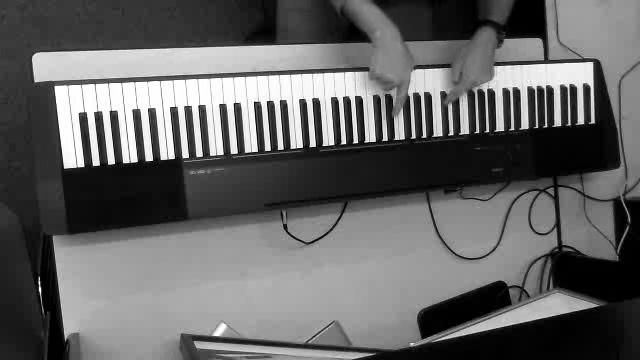
#> input picture Pictures/traditional_CV/stage_2.jpg, 640 x 360 px, given as the content of the folder ../../DataSet/Youtube, which was not available
$ python KeyboardLabelling.py
#> lines starting #> are read from the running program, lines starting #| are printed output that depends on the picture; after the words box and inside, x2 and y2 are one past the last pixel; in counts of white or black regions, pixels touching at a corner belong together; pictures that were not available may be replaced by others from this repository, and a replacement may not be noted
### data-preperation/dataset.py
import os
import re
import cv2

PATH = os.path.join('..', 'Dataset', 'TrainSet')
videos = []

def init(path=None):
#> called with path = '../../DataSet/Youtube'
  global PATH
  if path:
    PATH = path

  print("Load all file locations ...")

  walk = os.walk(PATH)

  for root_path, dir_list, file_list in walk:
    for file_name in file_list:
      path = os.path.join(root_path, file_name)
      ext_name = path[-3 : ]
      if ext_name in ['wmv', 'avi', 'mpg', 'mp4']:
        videos.append(path)

  videos.sort()

  print('%d videos found.' % len(videos))

def get_video_num():
    return len(videos)

class video:
  def __init__(self, index):
    self.cap = cv2.VideoCapture(videos[index])

  def get_num_of_frames(self):
    return (int)(self.cap.get(cv2.CAP_PROP_FRAME_COUNT))

  def get_frame_size(self):
    return (self.cap.get(cv2.CAP_PROP_FRAME_HEIGHT), self.cap.get(cv2.CAP_PROP_FRAME_WIDTH))

  # [7 lines left out: function get_frame, not called in this run]

### data-preperation/KeyboardLocalization/KeyboardLabelling.py
import cv2
import matplotlib.pyplot as plt
import skimage
import numpy as np
import imageio
import copy
import os
import sys
import glob

sys.path.append('..')

import my_utils
import dataset

cur_point = (0, 0)
lst_image = None
ref_image = None

dataset.init(os.path.join('..', '..', 'DataSet', 'Youtube'))

def click_and_choose(event, x, y, flags, param):
  global ref_image, lst_image, cur_point
  if event == cv2.EVENT_LBUTTONDOWN:
    cur_point = (int(x), int(y))
    ref_image = lst_image.copy()
    cv2.circle(ref_image, cur_point, 2, (0, 0, 255), 2)

def label(src_image):
  global ref_image, lst_image, cur_point
  text = ['top left', 'top right', 'bottom right', 'bottom left']
  pts = np.zeros([4, 2], dtype=np.float32)
  ref_image = src_image.copy()
  lst_image = src_image.copy()
  cur_stage = 0

  cv2.namedWindow('Labelling Window')
  cv2.setMouseCallback("Labelling Window", click_and_choose)

  while True:

    tmp_image = ref_image.copy()
    if cur_stage < 4:
      cv2.putText(tmp_image,
                  "Please choose the %s point on the keyboard and press 'c' to confirm" % text[cur_stage], (20, 20), cv2.FONT_HERSHEY_SIMPLEX,
                  0.4, (0, 0, 255), 1)
    cv2.imshow("Labelling Window", tmp_image)
    key = cv2.waitKey(1) & 0xFF

    if key == ord('c'):
      if cur_stage == 4:
        break
      else:
        pts[cur_stage] = [*cur_point]
        lst_image = ref_image.copy()
      cur_stage += 1
      if cur_stage == 4:
        # standard piano keyboard size
        width = 875
        height = 105
        dst = np.array([[0, 0], [width, 0], [width, height], [0, height]], dtype=np.float32)
        M = cv2.getPerspectiveTransform(pts, dst)
        transformed_image = cv2.warpPerspective(src_image, M, (width, height))
        cv2.imshow('Cropped Keyboard', transformed_image)
        # imageio.imwrite('label_window.png', cv2.cvtColor(tmp_image, cv2.COLOR_BGR2RGB))
        # imageio.imwrite('cropped.png', cv2.cvtColor(transformed_image, cv2.COLOR_BGR2RGB))
    elif key == ord('q'):
      break

  return pts

def label_video():

  print('Please input the starting index : ', end='')
  index = int(input())

  print('Please input the starting index of file name : ', end='')
  offset = int(input())

  os.makedirs(os.path.join('y_test'), exist_ok=True)
  for i in range(index, dataset.get_video_num()):
    X = []
    y = []
    print('Label video #%d ...' % (i + 1))
    v = dataset.video(i)
    n_frame = v.get_num_of_frames()
    sample = v.get_frame(250)
    pts = label(sample)
    os.makedirs(os.path.join('X_test', str(i - index + offset)), exist_ok=True)
    counter = 0
    for j in range(250, n_frame - 450, (n_frame - 500) // 200):
      frame = cv2.cvtColor(v.get_frame(j), cv2.COLOR_BGR2RGB)
      imageio.imwrite(os.path.join('X_test', str(i - index + offset), str(counter) + '.jpg'), frame)
      counter += 1
      y.append(np.array(pts))
    y = np.array(y)
    np.save(os.path.join('y_test', str(i - index + offset)), y)

def label_photo_dir(path):
  files = glob.glob(path + '/*.jpg')
  print(files)
  sample = cv2.imread(files[0])
#> sample is the input picture: shape (360, 640, 3); min 0, max 255, mean 100.6
  pts = label(sample)
#> in label, `cv2.putText(tmp_image, "Please choose the %s point on the keyboard and..`:
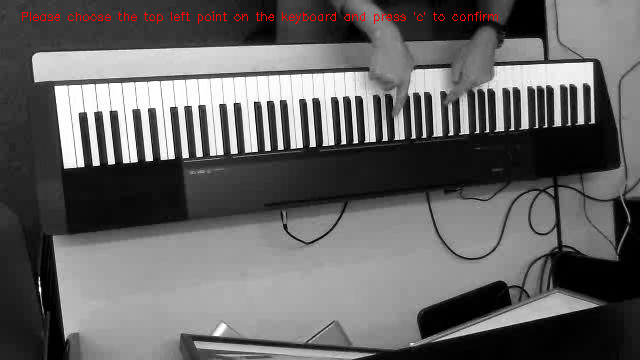
#> tmp_image: shape (360, 640, 3); 0.42% of pixels changed, all inside (x1, y1, x2, y2) = (22, 11, 498, 24)
#> (key q is pressed here)
#> pts = [[0, 0], [0, 0], [0, 0], [0, 0]]
  y = [pts] * len(files)
#> y = [[[0, 0], [0, 0], [0, 0], [0, 0]]]
  np.save('y', y)

path = '../../models/keyboard-detection/dataset'
label_photo_dir(path + '/X_test/6')

$ run again, on Pictures/traditional_CV/stage_4.jpg
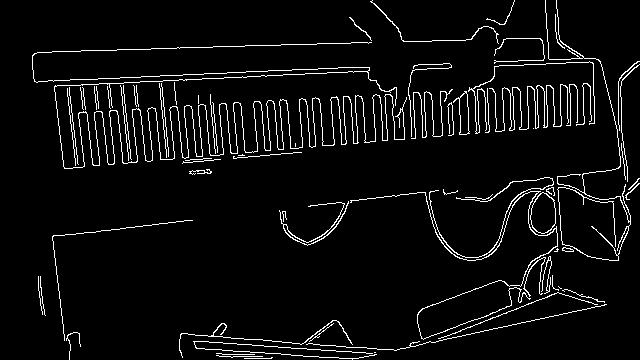
#> input picture Pictures/traditional_CV/stage_4.jpg, 640 x 360 px, given as the content of the folder ../../DataSet/Youtube, which was not available
#> in label_photo_dir, sample is the input picture: shape (360, 640, 3); min 0, max 255, mean 13.7
#> in label, `cv2.putText(tmp_image, "Please choose the %s point on the keyboard and..`:
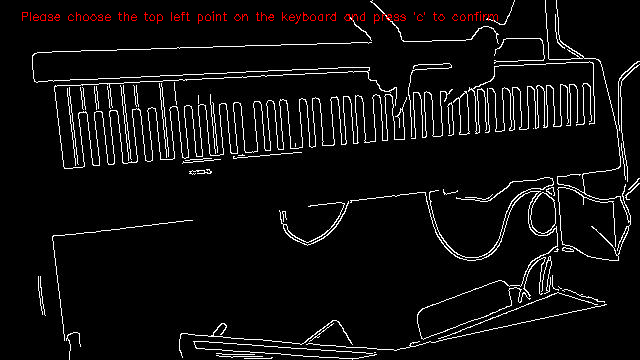
#> tmp_image: shape (360, 640, 3); 0.42% of pixels changed, all inside (x1, y1, x2, y2) = (22, 11, 498, 24)
#> pts = [[0, 0], [0, 0], [0, 0], [0, 0]]
#> y = [[[0, 0], [0, 0], [0, 0], [0, 0]]]
